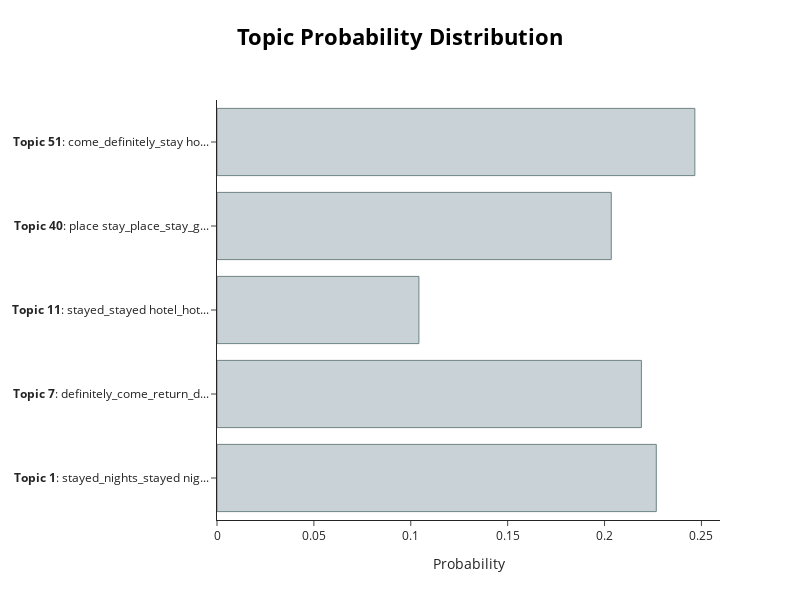

This figure's notebook cell:
### Code cell
# Visualize the topic-document distribution for a single document
topic_model.visualize_distribution(topic_distr[doc_id])

### Figure 1 — Plotly figure (JSON) as saved in the notebook; plotly's stock layout.template omitted (floating-point values rounded to 4 significant figures)
{"data": [{"marker": {"color": "#C8D2D7", "line": {"color": "#6E8484", "width": 1}}, "orientation": "h", "type": "bar", "x": [0.2267, 0.219, 0.1042, 0.2035, 0.2466], "y": ["<b>Topic 1</b>: stayed_nights_stayed nig...", "<b>Topic 7</b>: definitely_come_return_d...", "<b>Topic 11</b>: stayed_stayed hotel_hot...", "<b>Topic 40</b>: place stay_place_stay_g...", "<b>Topic 51</b>: come_definitely_stay ho..."]}], "layout": {"height": 600, "hoverlabel": {"bgcolor": "white", "font": {"family": "Rockwell", "size": 16}}, "title": {"font": {"color": "Black", "size": 22}, "text": "<b>Topic Probability Distribution</b>", "x": 0.5, "xanchor": "center", "y": 0.95, "yanchor": "top"}, "width": 800, "xaxis": {"title": {"text": "Probability"}}}}
